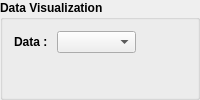
     <widget class="QGroupBox" name="gbDataVisualization">
      <property name="sizePolicy">
       <sizepolicy hsizetype="Preferred" vsizetype="Expanding">
        <horstretch>0</horstretch>
        <verstretch>0</verstretch>
       </sizepolicy>
      </property>
      <property name="maximumSize">
       <size>
        <width>16777215</width>
        <height>255</height>
       </size>
      </property>
      <property name="font">
       <font>
        <weight>75</weight>
        <bold>true</bold>
       </font>
      </property>
      <property name="title">
       <string>Data Visualization</string>
      </property>
      <layout class="QGridLayout" name="gridLayout_30">
       <item row="0" column="0">
        <layout class="QHBoxLayout" name="horizontalLayout_3">
         <item>
          <widget class="QLabel" name="label_33">
           <property name="sizePolicy">
            <sizepolicy hsizetype="Preferred" vsizetype="Fixed">
             <horstretch>0</horstretch>
             <verstretch>0</verstretch>
            </sizepolicy>
           </property>
           <property name="text">
            <string>Data : </string>
           </property>
          </widget>
         </item>
         <item>
          <widget class="QComboBox" name="comboPlotData"/>
         </item>
         <item>
          <spacer name="horizontalSpacer_13">
           <property name="orientation">
            <enum>Qt::Horizontal</enum>
           </property>
           <property name="sizeHint" stdset="0">
            <size>
             <width>40</width>
             <height>20</height>
            </size>
           </property>
          </spacer>
         </item>
        </layout>
       </item>
       <item row="1" column="0">
        <widget class="QCustomPlot" name="plot" native="true">
         <property name="sizePolicy">
          <sizepolicy hsizetype="Expanding" vsizetype="Expanding">
           <horstretch>0</horstretch>
           <verstretch>0</verstretch>
          </sizepolicy>
         </property>
        </widget>
       </item>
      </layout>
     </widget>
